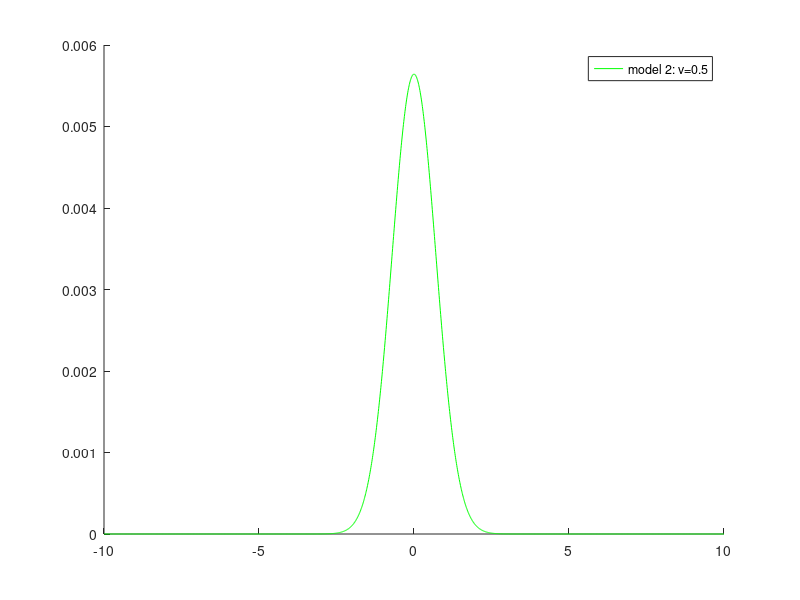

The MATLAB script that drew this image: (Note: this script raises an error after producing the figure.)
% text script for Jensen-Shannon divergence

function testDJS

alpha1 = 2;
alpha2 = 0.5:0.5:4;
ps = 0.5*ones(2,1);

gri = -10:0.01:10;
col = repmat('rgbcmy',1,1e2);

n = 1;
In = eye(n);

mus{1} = zeros(n,1);
Qs{1} = alpha1.*In;
tmp = mus{1}-gri;
p1 = exp(-0.5*tmp.^2./Qs{1});
p1 = p1./sum(p1);

hf = figure;
ha = gca;
set(ha,'nextplot','add');

for i = 1:length(alpha2)

    
    mus{2} = zeros(n,1);
    Qs{2} = alpha2(i).*In;
    
    tmp = mus{2}-gri;
    p2 = exp(-0.5*tmp.^2./Qs{2});
    p2 = p2./sum(p2);
    
    plot(ha,gri,p2,'color',col(i+1));
    str{i} = ['model 2: v=',num2str(alpha2(i))];
    legend(str)
    
    [DJS(i),b(i)] = JensenShannon(mus,Qs,ps);
    [pe(i)] = ProbError(mus,Qs,ps);
    
    
end
plot(ha,gri,p1,'k--');
str{end+1} = 'model 1';
legend(str)

hf2 = figure;
ha2 = gca;
set(ha2,'nextplot','add')
plot(ha2,-DJS,'b')
plot(ha2,b,'r')
plot(ha2,b.^2,'r--')
plot(ha2,pe,'g')
legend({'r(u)','b(u)','b(u)^2','p(e=1|u)'})

